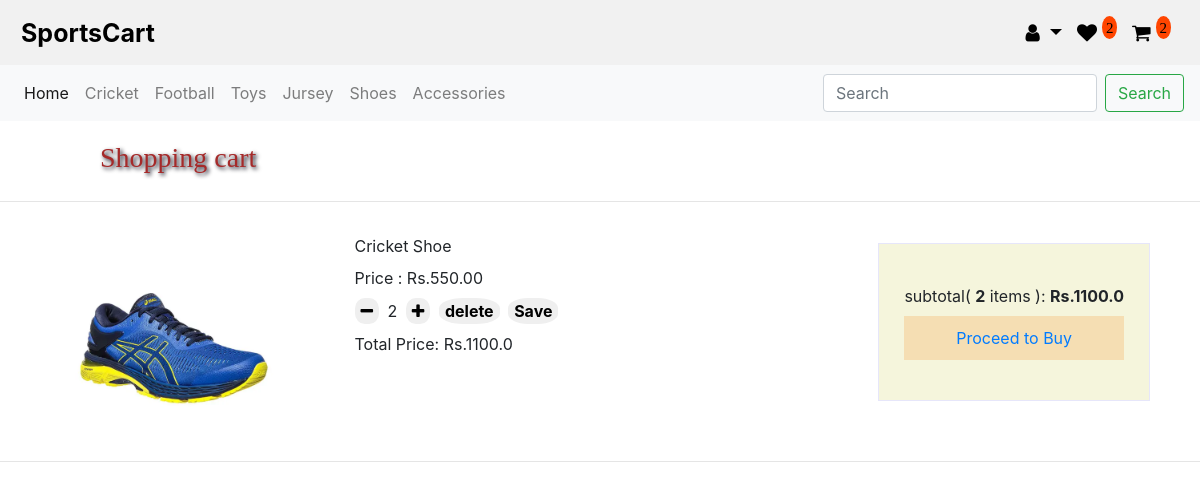
The page /cart/ (signed in) on the database as committed earlier.
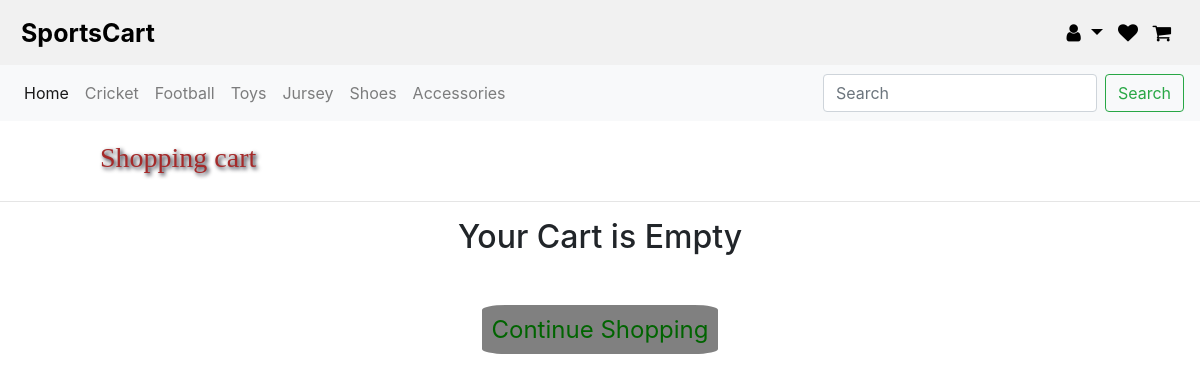
The same page on the database as committed later.
### store/models.py (models this page shows, shortened)
class Order(models.Model):
    customer = models.ForeignKey(
        settings.AUTH_USER_MODEL, on_delete=models.SET_NULL, null=True, blank=True)
    order_items = models.ManyToManyField(OrderItem)
    total_items = models.IntegerField(null=True)
    total = models.FloatField(null=True)
    ordered_date = models.DateTimeField(null=True)
    ordered = models.BooleanField(default=False)
    transaction_complete = models.BooleanField(default=False)
    transaction_id = models.CharField(max_length=100, null=True)
    address = models.ForeignKey(
        'Address', on_delete=models.SET_NULL, blank=True, null=True)

class OrderItem(models.Model):
    customer = models.ForeignKey(
        settings.AUTH_USER_MODEL, on_delete=models.SET_NULL, null=True, blank=True)
    product = models.ForeignKey(Product, on_delete=models.SET_NULL, null=True)
    quantity = models.IntegerField(default=0, null=True, blank=True)
    complete = models.BooleanField(default=False)
    total = models.FloatField(null=True, blank=True)

class Product(models.Model):
    title = models.CharField(max_length=30)
    category = models.CharField(max_length=50, choices=CATEGORY_CHOICES ,default='sports')
    sub_category = models.CharField(max_length=50)
    price = models.FloatField()
    image = models.ImageField()
    description = models.TextField(max_length=250)
    @property
    def imageURL(self):
        try:
            url = self.image.url
        except:
            url = ''
        return url

### store/views.py (the view)
# urls.py: path('cart/', cart, name = "cart"),
@login_required
def cart(request):
	data = customerProduct(request)
	return render(request,'store/cart.html',data)

### store/utils.py (called while the page is built)
def customerProduct(request):
    if request.user.is_authenticated:
        customer = request.user
        try :
            order = Order.objects.get(customer=customer,ordered=False)
        except:
            order = ''
        wishlist = customer.wishlist_set.all()
        if wishlist :
            save_items = len(wishlist)
        else:
            wishlist = ''
            save_items = 0
    else:
        order = ''
        wishlist = ''
        save_items = 0
    products = Product.objects.all()
    return {'order':order ,'wishlist':wishlist, 'save_items':save_items, 'products':products}

### store/templates/store/cart.html
{% extends 'store/base.html' %}
{% load static %}
{% block content %}
	<h3 class="cart-header">
		Shopping cart
	</h3>
	<hr>
	{% if order != '' %}
	<div class="cart-body">
		<div class="cart-total">
			<div class="pb-2">
				subtotal( <strong>{{ order.total_items }}</strong>
				{% if order.total_items > 1 %}
				items
				{% else %}
				item
				{% endif %}
				):
				<span class="total-rs"><strong>Rs.{{ order.total }}</strong></span>
			</div>
			<div class="proceed-buy">
			<a href="{% url 'checkout' %}">Proceed to Buy</a>
			</div>
		</div>
	</div>
	<div class="cart-items">
		{% for item in order.order_items.all %}
		<div class="cart-row">
			<img class="row-image" src="{{item.product.imageURL}}">
		</div>
		<div class="cart-row">
			<div class="pt-3">
				{{item.product.title}}
			</div>
			<div class="pt-2">Price :
				Rs.{{item.product.price|floatformat:2}}
			</div>
			<div class="pt-2">
				<button data-product="{{item.product.id}}"
					data-action="remove" class="chg-quantity update-cart">
					<i class="fa fa-minus" aria-hidden="true"></i>
				</button>
				<span class="pl-1 pr-1">{{item.quantity}}</span>
				<button data-product="{{item.product.id}}"
					data-action="add" class="chg-quantity update-cart">
					<i class="fa fa-plus" aria-hidden="true"></i>
				</button>
				<span class="cart-delete pl-1"><button data-product="{{item.product.id}}"
					data-action="delete" class="chg-quantity update-cart">
					delete</button></span>
				<span class="cart-save pl-1"><button>Save</button></span>
			</div>
			<div class="pt-2">Total Price:
				Rs.{{ item.total }}
			</div>
		</div>
		<br>
		<hr>
		{% endfor %}
	</div>
	{% else %}
	<div class="container empty-cart text-center">
		<h2 class="pb-5">Your Cart is Empty</h2>
		<div class="continue">
			<a href="{% url 'home' %}">Continue Shopping</a>
		</div>
	</div>
	{% endif %}
{% endblock content %}

### store/templates/store/base.html (shortened to what this page needs)
{% load i18n %}
{% load static %}
<!DOCTYPE html>
<html>
<head>
	<link rel="stylesheet" href="https://stackpath.bootstrapcdn.com/bootstrap/4.4.1/css/bootstrap.min.css">
  <link rel="stylesheet" href="https://cdnjs.cloudflare.com/ajax/libs/font-awesome/4.7.0/css/font-awesome.min.css">
  <link rel="stylesheet" type="text/css" href="{% static 'css/main.css' %}">
</head>
<body>
<section id="header">
  <div class="header">
    <a href="#default" class="logo">SportsCart</a>
    <div class="header-right">
      <div class="dropdown line pr-2">
        <a href="#about" class="dropdown-toggle" data-toggle="dropdown">
          <i class="fa fa-user " aria-hidden="true"></i>
        </a>
      </div>
      <div class ="line pr-2">
        <a class="active" href="{% url 'wishlist' %}"><i class="fa fa-heart" aria-hidden="true">
          {% if save_items != 0 %}
          <sup class="super">{{ save_items }}</sup>
          {% endif %}</i>
        </a>
      </div>
      <div class ="line pr-2">
        <a href="{% url 'cart' %}"><i class="fa fa-shopping-cart" aria-hidden="true">
          {% if order != '' %}
          <sup class="super">{{ order.total_items }}</sup>
          {% endif %}</i>
        </a>
      </div>
    </div>
  </div>
  <nav class="navbar navbar-expand-lg navbar-light bg-light">
    <div class="collapse navbar-collapse" id="navbarSupportedContent">
      <ul class="navbar-nav mr-auto">
        <li class="nav-item active">
          <a class="nav-link" href="{% url 'home' %}">Home <span class="sr-only">(current)</span></a>
         </li>
        <li class="nav-item">
         <a class="nav-link" href="#">Cricket <span class="sr-only">(current)</span></a>
        </li>
        <li class="nav-item">
          <a class="nav-link" href="#">Football</a>
        </li>
        <li class="nav-item">
          <a class="nav-link" href="#">Toys<span class="sr-only">(current)</span></a>
        </li>
        <li class="nav-item">
          <a class="nav-link" href="#">Jursey</a>
        </li>
        <li class="nav-item">
          <a class="nav-link" href="#">Shoes <span class="sr-only">(current)</span></a>
        </li>
        <li class="nav-item">
          <a class="nav-link" href="#">Accessories</a>
        </li>
      </ul>
    </div>
    <form class="form-inline my-2 my-lg-0">
      <input class="form-control mr-sm-2" type="search" placeholder="Search" aria-label="Search">
      <button class="btn btn-outline-success my-2 my-sm-0" type="submit">Search</button>
    </form>
  </nav>
</section>
{% block content %}
{% endblock content %}
</body>
</html>

Rows that differ between the two databases and show on the page:
removed Order: total_items "2", total "1100.0"
removed OrderItem: product.imageURL (picture), product "Cricket Shoe", product.price "550.00", quantity "2", total "1100.0"
Other text that changed with them:
{{ save_items }}: "2" → (not shown)
text no longer shown: "subtotal( items ): Rs. Proceed to Buy"
text now shown: "Your Cart is Empty Continue Shopping"
